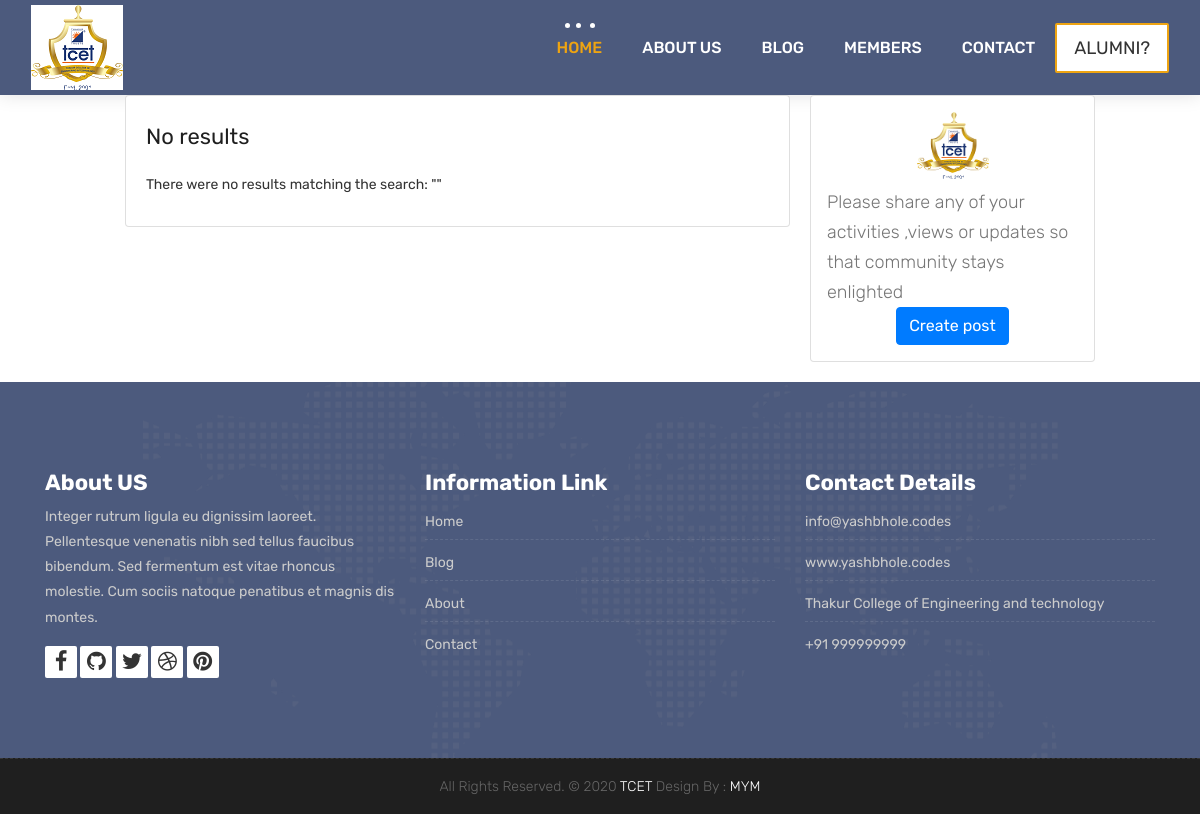
The app's page /home1/, older data.
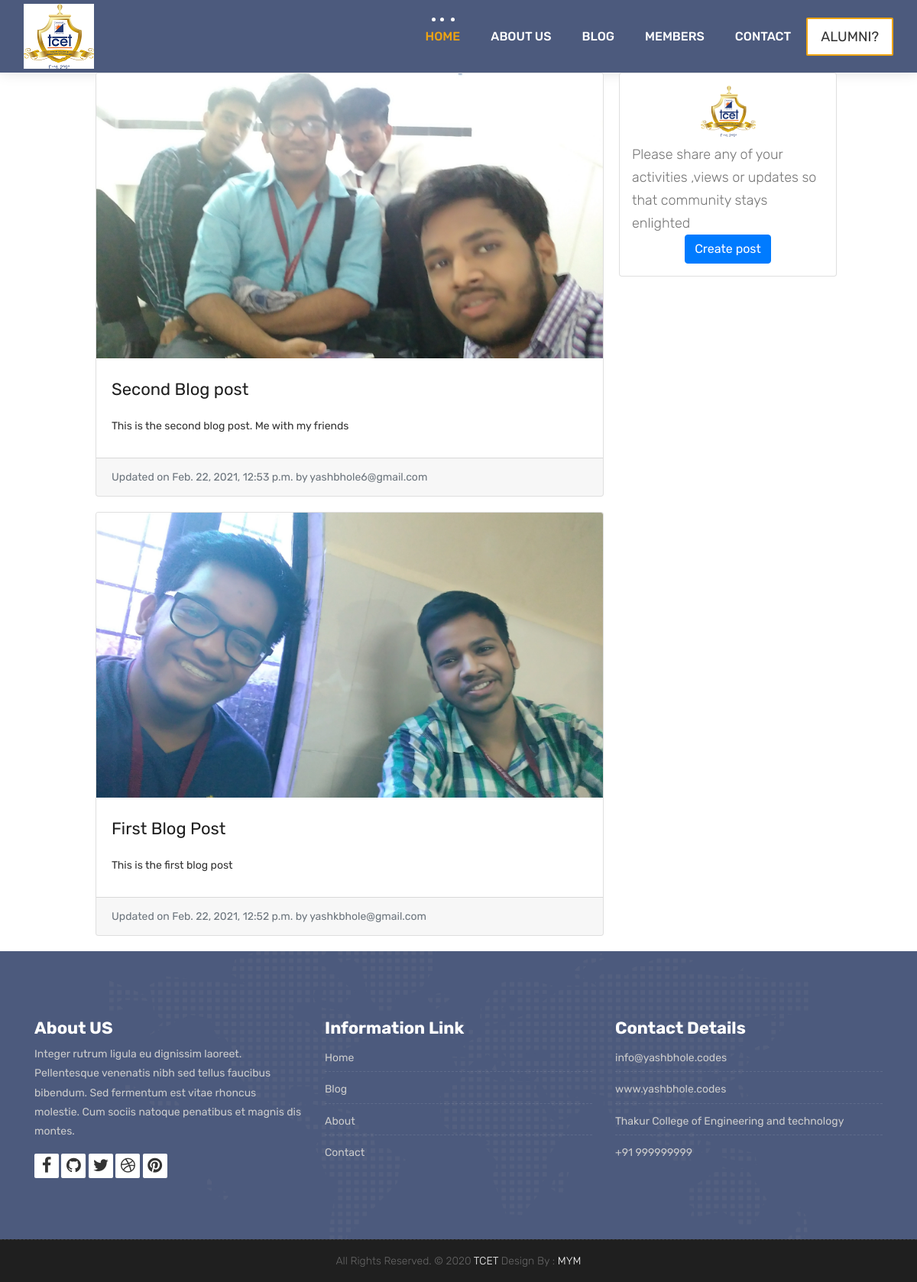
The same page, newer data.
### blog/models.py (models this page shows, shortened)
class BlogPost(models.Model):
    title = models.CharField(max_length=50, null=False, blank=False)
    body = models.TextField(max_length=500, null=False, blank=False)
    image = models.ImageField(upload_to=upload_location, null=True, blank=True)
    date_published = models.DateTimeField(auto_now_add=True, verbose_name="date published")
    date_updated = models.DateTimeField(auto_now=True, verbose_name="date updated")
    author = models.ForeignKey(settings.AUTH_USER_MODEL, on_delete=models.CASCADE)
    slug = models.SlugField(blank=True, unique=True)

### authenticate/models.py (models this page shows, shortened)
class Account(AbstractBaseUser):
    email = models.EmailField(verbose_name="email", max_length=60, unique=True)
    username = models.CharField(max_length=30, unique=True)
    department = models.CharField(max_length=10, choices=Department, default='N/A')
    Year_of_Passing = models.CharField(max_length=10, choices=Year_of_Passing, default='N/A')
    date_joined = models.DateTimeField(verbose_name='date joined', auto_now_add=True)
    last_login = models.DateTimeField(verbose_name='last login', auto_now=True)
    is_admin = models.BooleanField(default=False)
    is_active = models.BooleanField(default=True)
    is_staff = models.BooleanField(default=False)
    is_superuser = models.BooleanField(default=False)
    USERNAME_FIELD = 'email'
    REQUIRED_FIELDS = ['username', 'department']
    objects = MyAccountManager()
    def __str__(self):
        return self.email

### website/views.py (the view)
# urls.py: path('home1/', home_screen_view, name='home1'),
def home_screen_view(request):
    context = {}
    query = ""
    if request.GET:
        query = request.GET['q']
        context['query'] = str(query)
    blog_posts = sorted(get_blog_queryset(query), key=attrgetter('date_updated'), reverse=True)
    context['blog_posts'] = blog_posts
    return render(request, "website/home1.html", context)

### blog/views.py (called while the page is built)
def get_blog_queryset(query=None):
    queryset = []
    queries = query.split(" ")
    for q in queries:
        posts= BlogPost.objects.filter(
            Q(title__icontains=q) |
            Q(body__icontains=q)
        ).distinct()
        for post in posts:
            queryset.append(post)
    return list(set(queryset))

### website/templates/website/home1.html (shortened to what this page needs)
{% extends 'website/header_&_footer.html' %}
{% load static %}
{% block content %}
<div class="container">
	<div class="row">
		<div class="left-column col-lg-7 offset-lg-1">
			{% if blog_posts %}
				{% for post in blog_posts %}
					<div class="blog-post-container">
						{% include 'blog/snippets/blog_post_snippet.html' with blog_post=post %}
					</div>
				{% endfor %}
			{% else %}
				<div class="blog-post-container">
					{% include 'blog/snippets/blog_post_snippet.html' with query=query %}
				</div>
			{% endif %}
		</div>
		<div class="right-column col-lg-3 d-lg-flex d-none flex-column">
			<div class="card create-post-bar d-flex flex-column p-3">
				<img class="img-fluid d-block m-auto pb-2" src="{% static 'website/images/logo.png' %}" width="72" height="72">
				<p class="lead">Please share any of your activities ,views or updates so that community stays enlighted</p>
				<p class="m-auto"><a class="btn btn-primary" href="{% url 'blog:create' %}">Create post</a></p>
			</div>
		</div>
	</div>
</div>
{% endblock content %}

### website/templates/website/header_&_footer.html (shortened to what this page needs)
{% load static %}
<!DOCTYPE html>
<html lang="en">
    <link rel="stylesheet" href="{% static 'website/css/bootstrap.min.css' %}">
    <link rel="stylesheet" href="{% static 'website/css/style.css' %}">
    <link rel="stylesheet" href="{% static 'website/css/versions.css' %}">
    <link rel="stylesheet" href="{% static 'website/css/responsive.css' %}">
    <link rel="stylesheet" href="{% static 'website/css/custom.css' %}">
</head>
<body class="host_version">
	<header class="top-navbar">
		<nav class="navbar navbar-expand-lg navbar-light bg-light">
			<div class="container-fluid">
				<a class="navbar-brand" href="{% url 'home' %}">
					<img src="{% static 'website/images/logo.png' %}" alt="" />
				</a>
				<div class="collapse navbar-collapse" id="navbars-host">
					<ul class="navbar-nav ml-auto">
						<li class="nav-item active"><a class="nav-link" href="{% url 'home' %}">Home</a></li>
						<li class="nav-item"><a class="nav-link" href="{% url 'about' %}">About Us</a></li>
						<li class="nav-item"><a class="nav-link" href="{% url 'home1' %}">Blog</a></li>
						<li class="nav-item"><a class="nav-link" href="{% url 'members' %}">Members</a></li>
						<li class="nav-item"><a class="nav-link" href="{% url 'contact' %}">Contact</a></li>
					</ul>
					{% if request.user.is_authenticated %}
					<ul class="nav navbar-nav navbar-right">
                        <li><a class="hover-btn-new log orange" href="{% url 'logout' %}" ><span>Logout</span></a></li>
                    </ul>
					{% else %}
					<ul class="nav navbar-nav navbar-right">
                        <li><a class="hover-btn-new log orange" href="{% url 'register' %}"><span>Alumni?</span></a></li>
                    </ul>
					{% endif %}
				</div>
			</div>
		</nav>
	</header>
{% block content %}
{% endblock %}
    <footer class="footer">
        <div class="container">
            <div class="row">
                <div class="col-lg-4 col-md-4 col-xs-12">
                    <div class="widget clearfix">
                        <div class="widget-title">
                            <h3>About US</h3>
                        </div>
                        <p> Integer rutrum ligula eu dignissim laoreet. Pellentesque venenatis nibh sed tellus faucibus bibendum. Sed fermentum est vitae rhoncus molestie. Cum sociis natoque penatibus et magnis dis montes.</p>
						<div class="footer-right">
							<ul class="footer-links-soi">
								<li><a href="#"><i class="fa fa-facebook"></i></a></li>
								<li><a href="#"><i class="fa fa-github"></i></a></li>
								<li><a href="#"><i class="fa fa-twitter"></i></a></li>
								<li><a href="#"><i class="fa fa-dribbble"></i></a></li>
								<li><a href="#"><i class="fa fa-pinterest"></i></a></li>
							</ul>
						</div>
                    </div>
                </div>
				<div class="col-lg-4 col-md-4 col-xs-12">
                    <div class="widget clearfix">
                        <div class="widget-title">
                            <h3>Information Link</h3>
                        </div>
                        <ul class="footer-links">
                            <li><a href="#">Home</a></li>
                            <li><a href="#">Blog</a></li>
							<li><a href="#">About</a></li>
							<li><a href="#">Contact</a></li>
                        </ul>
                    </div>
                </div>
                <div class="col-lg-4 col-md-4 col-xs-12">
                    <div class="widget clearfix">
                        <div class="widget-title">
                            <h3>Contact Details</h3>
                        </div>
                        <ul class="footer-links">
                            <li><a href="mailto:#">info@yashbhole.codes</a></li>
                            <li><a href="#">www.yashbhole.codes</a></li>
                            <li>Thakur College of Engineering and technology</li>
                            <li>+91 999999999</li>
                        </ul>
                    </div>
                </div>
            </div>
        </div>
    </footer>
    <div class="copyrights">
        <div class="container">
            <div class="footer-distributed">
                <div class="footer-center">
                    <p class="footer-company-name">All Rights Reserved. &copy; 2020 <a href="#">TCET</a> Design By : <a href="https://yashbhole.codes/">MYM</a></p>
                </div>
            </div>
        </div>
    </div>
</body>
</html>

### blog/templates/blog/snippets/blog_post_snippet.html (shortened to what this page needs)
{% if blog_post %}
<div class="container">
	<div class="row">
		<div class="card m-auto">
			<a href="{% url 'blog:detail' post.slug %}">
				<img class="card-img-top" src="{{blog_post.image.url}}">
			</a>
			<div class="card-body mt-2 mb-2">
				<a href="{% url 'blog:detail' post.slug %}">
					<h2 class="card-title">{{blog_post.title}}</h2>
				</a>
				<p class="card-text">{{blog_post.body|safe|truncatechars:180}}</p>
			</div>
			<div class="card-footer text-muted">
			  Updated on {{blog_post.date_updated}} by {{blog_post.author}}
			</div>
		</div>
	</div>
</div>
{% else %}
<div class="container">
	<div class="row">
		<div class="card m-auto">
			<div class="card-body mt-2 mb-2">
				<h2 class="card-title">No results</h2>
				<p class="card-text">There were no results matching the search: "{{query}}"</p>
			</div>
		</div>
	</div>
</div>
{% endif %}

### website/templates/website/home1.html (style rules this page uses)
@media (min-width: 768px) { .right-column { margin-left: 20px; } }
.blog-post-container { margin-bottom: 20px; width: 100%; }
.create-post-bar { background-color: #fff; margin-bottom:20px; }
.left-column { padding:0px; }
.right-column { padding:0px; }

### blog/templates/blog/snippets/blog_post_snippet.html (style rules this page uses)
.card { max-width: 700px; width: 100%; }
.card-body { padding: 20px; }

Row changes from the older to the newer data that the page shows:
added BlogPost: image (picture), title "Second Blog post", body "This is the second blog post. Me with my friends", date_updated "Feb. 22, 2021, 12:53 p.m.", author "yashbhole6@gmail.com"
added BlogPost: image (picture), title "First Blog Post", body "This is the first blog post", date_updated "Feb. 22, 2021, 12:52 p.m.", author "yashkbhole@gmail.com"
Text that changed along with them:
text no longer shown: "No results There were no results matching the search: \" \""
